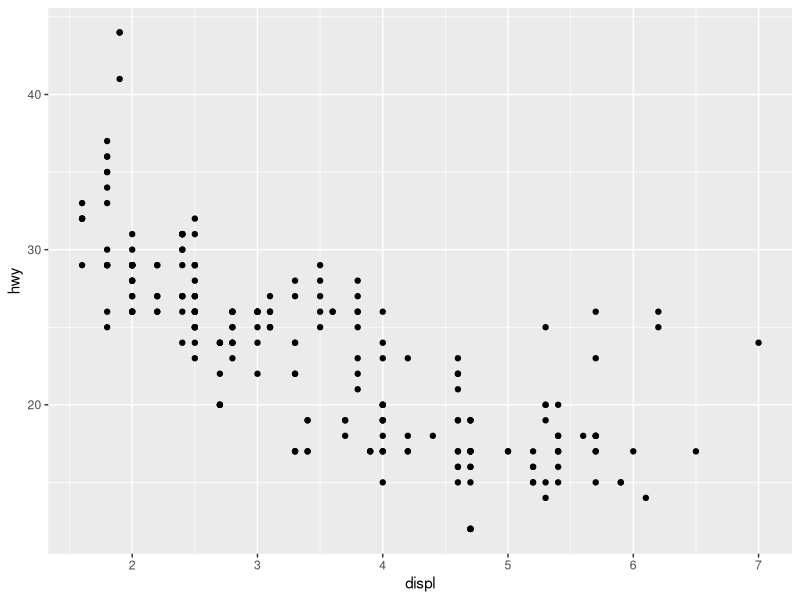
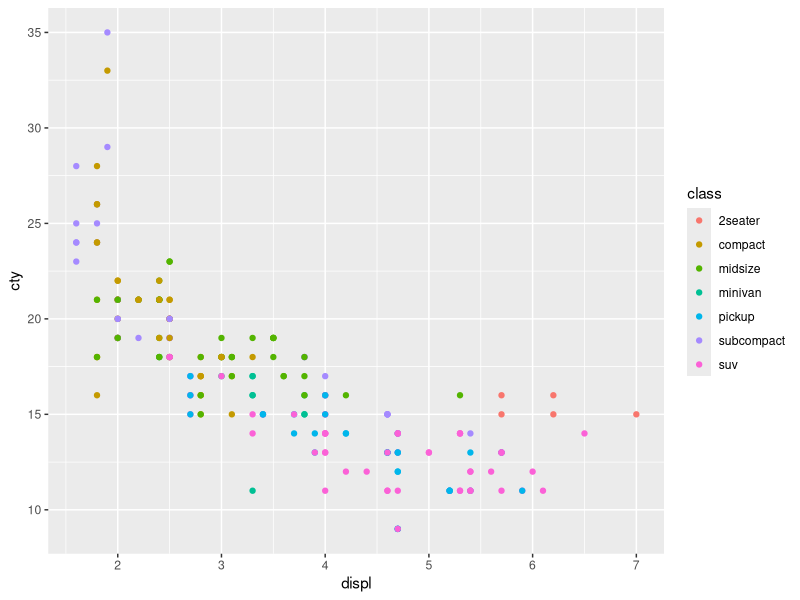
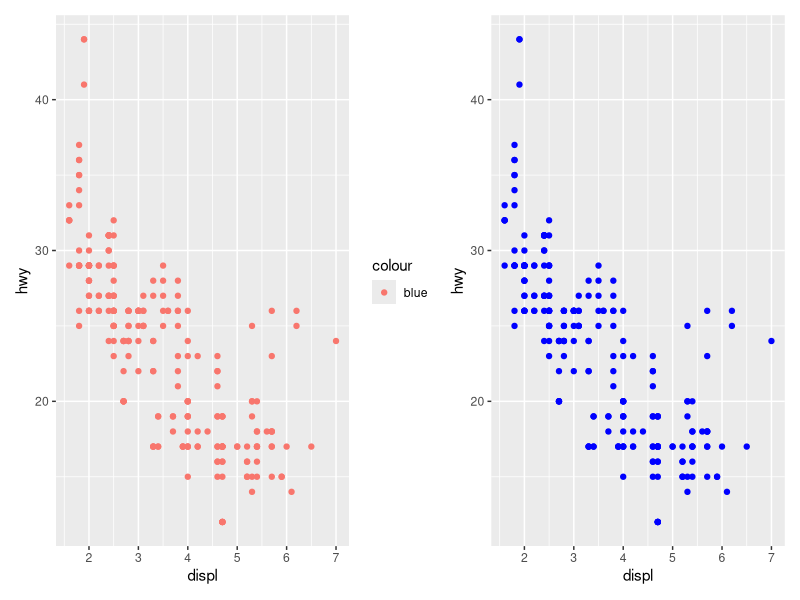

Recreate these plots in R, in order.
## ---- chunk 1
knitr::opts_chunk$set(
  echo = TRUE,
  comment = "#>",
  collapse = TRUE,
  cache = TRUE)
## ---- chunk 2
library(ggplot2)
library(patchwork)
## ---- chunk 3
ggplot(mpg, aes(displ, hwy)) +
  geom_point()
## ---- chunk 4
ggplot(mpg, aes(displ, cty, colour = class)) +
  geom_point()
## ---- chunk 5
ggplot(mpg, aes(displ, hwy)) + geom_point(aes(colour = "blue")) +
ggplot(mpg, aes(displ, hwy)) + geom_point(colour = "blue")
